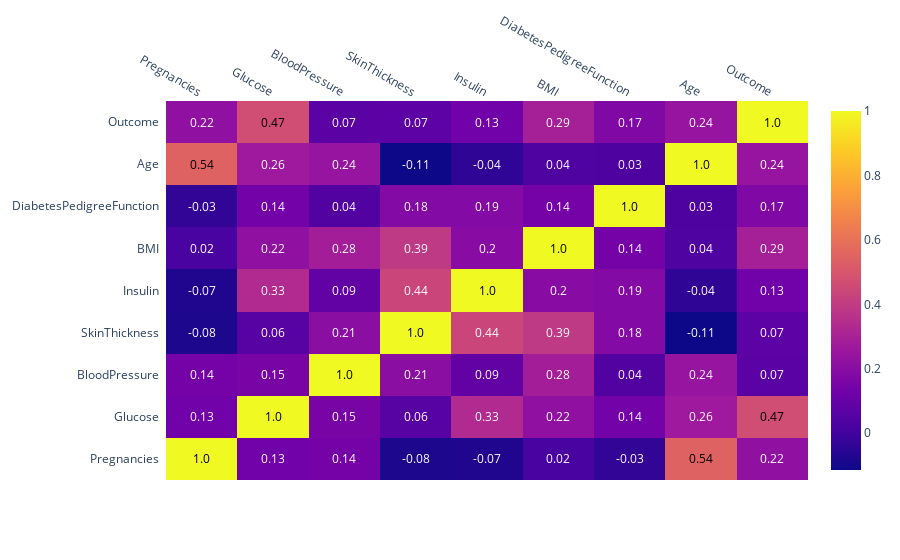

Write notebook code for a chart like this one.
### Markdown cell above
Я исключил часть атрибутов, чтобы повысить производительность.

### Code cell
#Корреляционная тепловая карта
corrs = diab_df.corr()
corr_map = ff.create_annotated_heatmap(
    z=corrs.values,
    x=list(corrs.columns),
    y=list(corrs.index),
    annotation_text=corrs.round(2).values,
    showscale=True)
corr_map.show()

### Figure 1 — Plotly figure (JSON) as saved in the notebook; plotly's stock layout.template omitted (floating-point values rounded to 4 significant figures)
{"data": [{"colorscale": [[0, "#0d0887"], [0.1111, "#46039f"], [0.2222, "#7201a8"], [0.3333, "#9c179e"], [0.4444, "#bd3786"], [0.5556, "#d8576b"], [0.6667, "#ed7953"], [0.7778, "#fb9f3a"], [0.8889, "#fdca26"], [1, "#f0f921"]], "reversescale": false, "showscale": true, "type": "heatmap", "x": ["Pregnancies", "Glucose", "BloodPressure", "SkinThickness", "Insulin", "BMI", "DiabetesPedigreeFunction", "Age", "Outcome"], "y": ["Pregnancies", "Glucose", "BloodPressure", "SkinThickness", "Insulin", "BMI", "DiabetesPedigreeFunction", "Age", "Outcome"], "z": [[1, 0.1295, 0.1413, -0.08167, -0.07353, 0.01768, -0.03352, 0.5443, 0.2219], [0.1295, 1, 0.1526, 0.05733, 0.3314, 0.2211, 0.1373, 0.2635, 0.4666], [0.1413, 0.1526, 1, 0.2074, 0.08893, 0.2818, 0.04126, 0.2395, 0.06507], [-0.08167, 0.05733, 0.2074, 1, 0.4368, 0.3926, 0.1839, -0.114, 0.07475], [-0.07353, 0.3314, 0.08893, 0.4368, 1, 0.1979, 0.1851, -0.04216, 0.1305], [0.01768, 0.2211, 0.2818, 0.3926, 0.1979, 1, 0.1406, 0.03624, 0.2927], [-0.03352, 0.1373, 0.04126, 0.1839, 0.1851, 0.1406, 1, 0.03356, 0.1738], [0.5443, 0.2635, 0.2395, -0.114, -0.04216, 0.03624, 0.03356, 1, 0.2384], [0.2219, 0.4666, 0.06507, 0.07475, 0.1305, 0.2927, 0.1738, 0.2384, 1]]}], "layout": {"annotations": [{"font": {"color": "#000000"}, "showarrow": false, "text": "1.0", "x": "Pregnancies", "xref": "x", "y": "Pregnancies", "yref": "y"}, {"font": {"color": "#FFFFFF"}, "showarrow": false, "text": "0.13", "x": "Glucose", "xref": "x", "y": "Pregnancies", "yref": "y"}, {"font": {"color": "#FFFFFF"}, "showarrow": false, "text": "0.14", "x": "BloodPressure", "xref": "x", "y": "Pregnancies", "yref": "y"}, {"font": {"color": "#FFFFFF"}, "showarrow": false, "text": "-0.08", "x": "SkinThickness", "xref": "x", "y": "Pregnancies", "yref": "y"}, {"font": {"color": "#FFFFFF"}, "showarrow": false, "text": "-0.07", "x": "Insulin", "xref": "x", "y": "Pregnancies", "yref": "y"}, {"font": {"color": "#FFFFFF"}, "showarrow": false, "text": "0.02", "x": "BMI", "xref": "x", "y": "Pregnancies", "yref": "y"}, {"font": {"color": "#FFFFFF"}, "showarrow": false, "text": "-0.03", "x": "DiabetesPedigreeFunction", "xref": "x", "y": "Pregnancies", "yref": "y"}, {"font": {"color": "#000000"}, "showarrow": false, "text": "0.54", "x": "Age", "xref": "x", "y": "Pregnancies", "yref": "y"}, {"font": {"color": "#FFFFFF"}, "showarrow": false, "text": "0.22", "x": "Outcome", "xref": "x", "y": "Pregnancies", "yref": "y"}, {"font": {"color": "#FFFFFF"}, "showarrow": false, "text": "0.13", "x": "Pregnancies", "xref": "x", "y": "Glucose", "yref": "y"}, {"font": {"color": "#000000"}, "showarrow": false, "text": "1.0", "x": "Glucose", "xref": "x", "y": "Glucose", "yref": "y"}, {"font": {"color": "#FFFFFF"}, "showarrow": false, "text": "0.15", "x": "BloodPressure", "xref": "x", "y": "Glucose", "yref": "y"}, {"font": {"color": "#FFFFFF"}, "showarrow": false, "text": "0.06", "x": "SkinThickness", "xref": "x", "y": "Glucose", "yref": "y"}, {"font": {"color": "#FFFFFF"}, "showarrow": false, "text": "0.33", "x": "Insulin", "xref": "x", "y": "Glucose", "yref": "y"}, {"font": {"color": "#FFFFFF"}, "showarrow": false, "text": "0.22", "x": "BMI", "xref": "x", "y": "Glucose", "yref": "y"}, {"font": {"color": "#FFFFFF"}, "showarrow": false, "text": "0.14", "x": "DiabetesPedigreeFunction", "xref": "x", "y": "Glucose", "yref": "y"}, {"font": {"color": "#FFFFFF"}, "showarrow": false, "text": "0.26", "x": "Age", "xref": "x", "y": "Glucose", "yref": "y"}, {"font": {"color": "#000000"}, "showarrow": false, "text": "0.47", "x": "Outcome", "xref": "x", "y": "Glucose", "yref": "y"}, {"font": {"color": "#FFFFFF"}, "showarrow": false, "text": "0.14", "x": "Pregnancies", "xref": "x", "y": "BloodPressure", "yref": "y"}, {"font": {"color": "#FFFFFF"}, "showarrow": false, "text": "0.15", "x": "Glucose", "xref": "x", "y": "BloodPressure", "yref": "y"}, {"font": {"color": "#000000"}, "showarrow": false, "text": "1.0", "x": "BloodPressure", "xref": "x", "y": "BloodPressure", "yref": "y"}, {"font": {"color": "#FFFFFF"}, "showarrow": false, "text": "0.21", "x": "SkinThickness", "xref": "x", "y": "BloodPressure", "yref": "y"}, {"font": {"color": "#FFFFFF"}, "showarrow": false, "text": "0.09", "x": "Insulin", "xref": "x", "y": "BloodPressure", "yref": "y"}, {"font": {"color": "#FFFFFF"}, "showarrow": false, "text": "0.28", "x": "BMI", "xref": "x", "y": "BloodPressure", "yref": "y"}, {"font": {"color": "#FFFFFF"}, "showarrow": false, "text": "0.04", "x": "DiabetesPedigreeFunction", "xref": "x", "y": "BloodPressure", "yref": "y"}, {"font": {"color": "#FFFFFF"}, "showarrow": false, "text": "0.24", "x": "Age", "xref": "x", "y": "BloodPressure", "yref": "y"}, {"font": {"color": "#FFFFFF"}, "showarrow": false, "text": "0.07", "x": "Outcome", "xref": "x", "y": "BloodPressure", "yref": "y"}, {"font": {"color": "#FFFFFF"}, "showarrow": false, "text": "-0.08", "x": "Pregnancies", "xref": "x", "y": "SkinThickness", "yref": "y"}, {"font": {"color": "#FFFFFF"}, "showarrow": false, "text": "0.06", "x": "Glucose", "xref": "x", "y": "SkinThickness", "yref": "y"}, {"font": {"color": "#FFFFFF"}, "showarrow": false, "text": "0.21", "x": "BloodPressure", "xref": "x", "y": "SkinThickness", "yref": "y"}, {"font": {"color": "#000000"}, "showarrow": false, "text": "1.0", "x": "SkinThickness", "xref": "x", "y": "SkinThickness", "yref": "y"}, {"font": {"color": "#FFFFFF"}, "showarrow": false, "text": "0.44", "x": "Insulin", "xref": "x", "y": "SkinThickness", "yref": "y"}, {"font": {"color": "#FFFFFF"}, "showarrow": false, "text": "0.39", "x": "BMI", "xref": "x", "y": "SkinThickness", "yref": "y"}, {"font": {"color": "#FFFFFF"}, "showarrow": false, "text": "0.18", "x": "DiabetesPedigreeFunction", "xref": "x", "y": "SkinThickness", "yref": "y"}, {"font": {"color": "#FFFFFF"}, "showarrow": false, "text": "-0.11", "x": "Age", "xref": "x", "y": "SkinThickness", "yref": "y"}, {"font": {"color": "#FFFFFF"}, "showarrow": false, "text": "0.07", "x": "Outcome", "xref": "x", "y": "SkinThickness", "yref": "y"}, {"font": {"color": "#FFFFFF"}, "showarrow": false, "text": "-0.07", "x": "Pregnancies", "xref": "x", "y": "Insulin", "yref": "y"}, {"font": {"color": "#FFFFFF"}, "showarrow": false, "text": "0.33", "x": "Glucose", "xref": "x", "y": "Insulin", "yref": "y"}, {"font": {"color": "#FFFFFF"}, "showarrow": false, "text": "0.09", "x": "BloodPressure", "xref": "x", "y": "Insulin", "yref": "y"}, {"font": {"color": "#FFFFFF"}, "showarrow": false, "text": "0.44", "x": "SkinThickness", "xref": "x", "y": "Insulin", "yref": "y"}, {"font": {"color": "#000000"}, "showarrow": false, "text": "1.0", "x": "Insulin", "xref": "x", "y": "Insulin", "yref": "y"}, {"font": {"color": "#FFFFFF"}, "showarrow": false, "text": "0.2", "x": "BMI", "xref": "x", "y": "Insulin", "yref": "y"}, {"font": {"color": "#FFFFFF"}, "showarrow": false, "text": "0.19", "x": "DiabetesPedigreeFunction", "xref": "x", "y": "Insulin", "yref": "y"}, {"font": {"color": "#FFFFFF"}, "showarrow": false, "text": "-0.04", "x": "Age", "xref": "x", "y": "Insulin", "yref": "y"}, {"font": {"color": "#FFFFFF"}, "showarrow": false, "text": "0.13", "x": "Outcome", "xref": "x", "y": "Insulin", "yref": "y"}, {"font": {"color": "#FFFFFF"}, "showarrow": false, "text": "0.02", "x": "Pregnancies", "xref": "x", "y": "BMI", "yref": "y"}, {"font": {"color": "#FFFFFF"}, "showarrow": false, "text": "0.22", "x": "Glucose", "xref": "x", "y": "BMI", "yref": "y"}, {"font": {"color": "#FFFFFF"}, "showarrow": false, "text": "0.28", "x": "BloodPressure", "xref": "x", "y": "BMI", "yref": "y"}, {"font": {"color": "#FFFFFF"}, "showarrow": false, "text": "0.39", "x": "SkinThickness", "xref": "x", "y": "BMI", "yref": "y"}, {"font": {"color": "#FFFFFF"}, "showarrow": false, "text": "0.2", "x": "Insulin", "xref": "x", "y": "BMI", "yref": "y"}, {"font": {"color": "#000000"}, "showarrow": false, "text": "1.0", "x": "BMI", "xref": "x", "y": "BMI", "yref": "y"}, {"font": {"color": "#FFFFFF"}, "showarrow": false, "text": "0.14", "x": "DiabetesPedigreeFunction", "xref": "x", "y": "BMI", "yref": "y"}, {"font": {"color": "#FFFFFF"}, "showarrow": false, "text": "0.04", "x": "Age", "xref": "x", "y": "BMI", "yref": "y"}, {"font": {"color": "#FFFFFF"}, "showarrow": false, "text": "0.29", "x": "Outcome", "xref": "x", "y": "BMI", "yref": "y"}, {"font": {"color": "#FFFFFF"}, "showarrow": false, "text": "-0.03", "x": "Pregnancies", "xref": "x", "y": "DiabetesPedigreeFunction", "yref": "y"}, {"font": {"color": "#FFFFFF"}, "showarrow": false, "text": "0.14", "x": "Glucose", "xref": "x", "y": "DiabetesPedigreeFunction", "yref": "y"}, {"font": {"color": "#FFFFFF"}, "showarrow": false, "text": "0.04", "x": "BloodPressure", "xref": "x", "y": "DiabetesPedigreeFunction", "yref": "y"}, {"font": {"color": "#FFFFFF"}, "showarrow": false, "text": "0.18", "x": "SkinThickness", "xref": "x", "y": "DiabetesPedigreeFunction", "yref": "y"}, {"font": {"color": "#FFFFFF"}, "showarrow": false, "text": "0.19", "x": "Insulin", "xref": "x", "y": "DiabetesPedigreeFunction", "yref": "y"}, {"font": {"color": "#FFFFFF"}, "showarrow": false, "text": "0.14", "x": "BMI", "xref": "x", "y": "DiabetesPedigreeFunction", "yref": "y"}, {"font": {"color": "#000000"}, "showarrow": false, "text": "1.0", "x": "DiabetesPedigreeFunction", "xref": "x", "y": "DiabetesPedigreeFunction", "yref": "y"}, {"font": {"color": "#FFFFFF"}, "showarrow": false, "text": "0.03", "x": "Age", "xref": "x", "y": "DiabetesPedigreeFunction", "yref": "y"}, {"font": {"color": "#FFFFFF"}, "showarrow": false, "text": "0.17", "x": "Outcome", "xref": "x", "y": "DiabetesPedigreeFunction", "yref": "y"}, {"font": {"color": "#000000"}, "showarrow": false, "text": "0.54", "x": "Pregnancies", "xref": "x", "y": "Age", "yref": "y"}, {"font": {"color": "#FFFFFF"}, "showarrow": false, "text": "0.26", "x": "Glucose", "xref": "x", "y": "Age", "yref": "y"}, {"font": {"color": "#FFFFFF"}, "showarrow": false, "text": "0.24", "x": "BloodPressure", "xref": "x", "y": "Age", "yref": "y"}, {"font": {"color": "#FFFFFF"}, "showarrow": false, "text": "-0.11", "x": "SkinThickness", "xref": "x", "y": "Age", "yref": "y"}, {"font": {"color": "#FFFFFF"}, "showarrow": false, "text": "-0.04", "x": "Insulin", "xref": "x", "y": "Age", "yref": "y"}, {"font": {"color": "#FFFFFF"}, "showarrow": false, "text": "0.04", "x": "BMI", "xref": "x", "y": "Age", "yref": "y"}, {"font": {"color": "#FFFFFF"}, "showarrow": false, "text": "0.03", "x": "DiabetesPedigreeFunction", "xref": "x", "y": "Age", "yref": "y"}, {"font": {"color": "#000000"}, "showarrow": false, "text": "1.0", "x": "Age", "xref": "x", "y": "Age", "yref": "y"}, {"font": {"color": "#FFFFFF"}, "showarrow": false, "text": "0.24", "x": "Outcome", "xref": "x", "y": "Age", "yref": "y"}, {"font": {"color": "#FFFFFF"}, "showarrow": false, "text": "0.22", "x": "Pregnancies", "xref": "x", "y": "Outcome", "yref": "y"}, {"font": {"color": "#000000"}, "showarrow": false, "text": "0.47", "x": "Glucose", "xref": "x", "y": "Outcome", "yref": "y"}, {"font": {"color": "#FFFFFF"}, "showarrow": false, "text": "0.07", "x": "BloodPressure", "xref": "x", "y": "Outcome", "yref": "y"}, {"font": {"color": "#FFFFFF"}, "showarrow": false, "text": "0.07", "x": "SkinThickness", "xref": "x", "y": "Outcome", "yref": "y"}, {"font": {"color": "#FFFFFF"}, "showarrow": false, "text": "0.13", "x": "Insulin", "xref": "x", "y": "Outcome", "yref": "y"}, {"font": {"color": "#FFFFFF"}, "showarrow": false, "text": "0.29", "x": "BMI", "xref": "x", "y": "Outcome", "yref": "y"}, {"font": {"color": "#FFFFFF"}, "showarrow": false, "text": "0.17", "x": "DiabetesPedigreeFunction", "xref": "x", "y": "Outcome", "yref": "y"}, {"font": {"color": "#FFFFFF"}, "showarrow": false, "text": "0.24", "x": "Age", "xref": "x", "y": "Outcome", "yref": "y"}, {"font": {"color": "#000000"}, "showarrow": false, "text": "1.0", "x": "Outcome", "xref": "x", "y": "Outcome", "yref": "y"}], "xaxis": {"dtick": 1, "gridcolor": "rgb(0, 0, 0)", "side": "top", "ticks": ""}, "yaxis": {"dtick": 1, "ticks": "", "ticksuffix": "  "}}}
